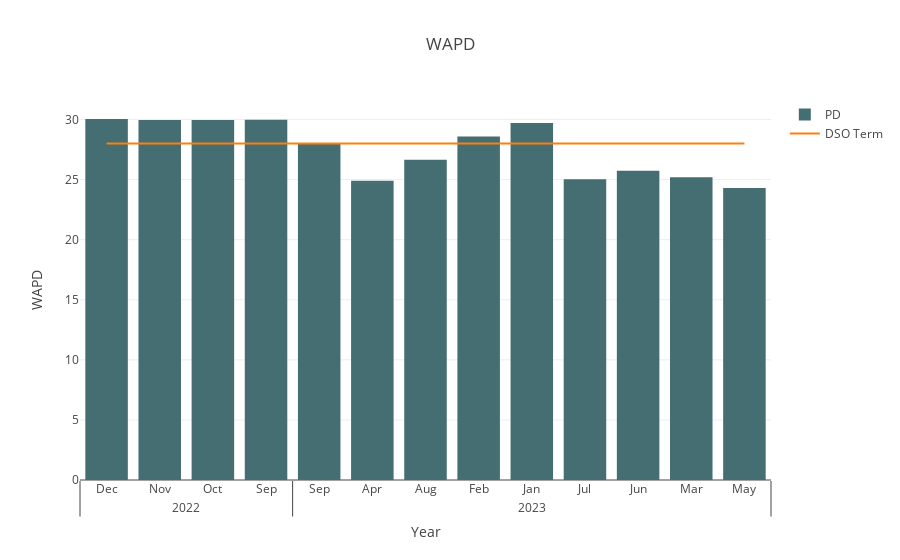

Notebook source saved alongside this figure:
### Markdown cell above
## Customer

### Code cell
customer = "2057194397"
t = search_customer(customer)

### Figure 1 — Plotly figure (JSON) as saved in the notebook; plotly's stock layout.template omitted (floating-point values rounded to 4 significant figures)
{"data": [{"marker": {"color": "#456e73"}, "name": "PD", "type": "bar", "x": [[2022, 2022, 2022, 2022, 2023, 2023, 2023, 2023, 2023, 2023, 2023, 2023, 2023], ["Dec", "Nov", "Oct", "Sep", "Apr", "Aug", "Feb", "Jan", "Jul", "Jun", "Mar", "May", "Sep"]], "y": [30.04, 29.97, 29.96, 29.97, 24.9, 26.65, 28.6, 29.72, 25.03, 25.74, 25.19, 24.31, 27.97]}, {"mode": "lines", "name": "DSO Term", "type": "scatter", "x": [[2022, 2022, 2022, 2022, 2023, 2023, 2023, 2023, 2023, 2023, 2023, 2023, 2023], ["Dec", "Nov", "Oct", "Sep", "Apr", "Aug", "Feb", "Jan", "Jul", "Jun", "Mar", "May", "Sep"]], "y": [28, 28, 28, 28, 28, 28, 28, 28, 28, 28, 28, 28, 28]}], "layout": {"autosize": true, "barmode": "group", "title": {"text": "WAPD"}, "xaxis": {"autorange": true, "range": [-0.5, 12.5], "title": {"text": "Year"}, "type": "multicategory"}, "yaxis": {"autorange": true, "range": [0, 31.62], "title": {"text": "WAPD"}, "type": "linear"}}}
